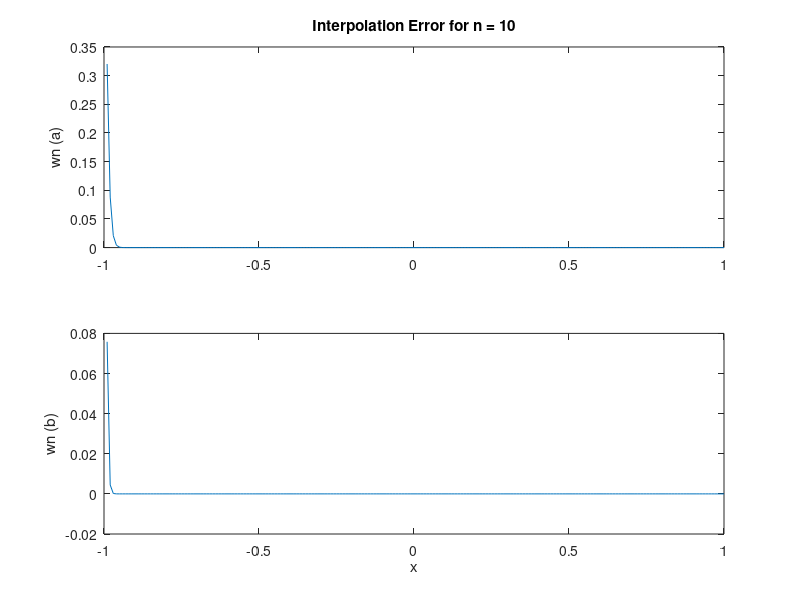

Source code (MATLAB):
%interpolError
%MATT ZELLER
%12/13/18
%PHYS 428

%Set n ad hoc for now
n=10;
%Initialize point arrays
xia = zeros(n,1);
xib = zeros(n,1);

%Build sets of points
for i=1:n
    %(a) case, indexed as i + 1 since i starts at 0
    xia(i) = -1 + (2*i/n);
    %(b) case
    xib(i) = -cos((pi/(n+1))*(0.5+i));
end

%Initialize w1, the variable storing terms to be
%multiplied in computation of wn, rep'd here
%as w2--initialize w2 too
w1=0;
w2=zeros(1000,1);
x=zeros(200,1);
%Build set of x values for wn(x)
for j=1:200
    x(j)= (j/100)-1;
    N(j)=j;
end

%initialize dummy variable for iterative
%multiplication to compute wn(a)
w0=1;
for j=1:200
    for i=1:n
        wna(j) = w0*(x(j)-xia(i));
        w0 = wna(j);
    end
end

%initialize dummy variable for iterative
%multiplication to compute wn(b)
w0=1;
for j=1:200
    for i=1:n
        wnb(j) = w0*(x(j)-xib(i));
        w0 = wnb(j);
    end
end
% plot(N,x)
% plot(x,wna)

subplot(2,1,1);
plot(x,wna)
title('Interpolation Error for n = 10')
ylabel('wn (a)')

subplot(2,1,2)
plot(x,wnb)
xlabel('x')
ylabel('wn (b)')